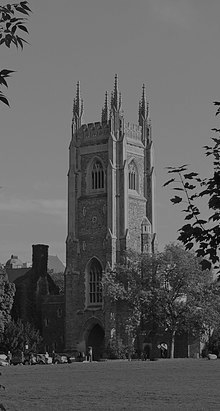
#> input picture billboard/uoft_soldiers_tower_dark.png, 220 x 411 px
$ python part_03_learner_example.py
#> lines starting #> are read from the running program, lines starting #| are printed output that depends on the picture
#> further down, I is the input picture: shape (411, 220); min 0, max 166, mean 92.7
### templates/histogram_eq.py
import numpy as np

def histogram_eq(I):
    """
    Histogram equalization for greyscale image.

    Perform histogram equalization on the 8-bit greyscale intensity image I
    to produce a contrast-enhanced image J. Full details of the algorithm are
    provided in the Szeliski text.

    Parameters:
    -----------
    I  - Single-band (greyscale) intensity image, 8-bit np.array (i.e., uint8).

    Returns:
    --------
    J  - Contrast-enhanced greyscale intensity image, 8-bit np.array (i.e., uint8).
    """
    #--- FILL ME IN ---

    k = 2**8
    height, width = I.shape
#> height = 411; width = 220

    # Verify I is grayscale.
    if I.dtype != np.uint8:
        raise ValueError('Incorrect image format!')

    # compute histogram
    h = [0 for i in range(k)]
    for row in I:
        for val in row:
            h[val] += 1
#> after the loop, h = 256 values, max 6651 at index 124, min 0 at index 167, mean 353.2

    # compute pdf
    for i in range(1, k):
        h[i] += h[i-1]
#> after the loop, h = 256 values from 3 to 90420

    J = np.zeros(I.shape).astype(np.uint8)
    for row in range(height):
        for col in range(width):
            J[row, col] = round((h[I[row, col]]) * (k-1) / (width * height))
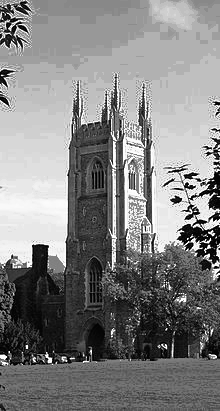
#> J: shape (411, 220); min 0, max 255, mean 130

    return J

# [4 lines that do not run on import are left out]

### templates/part_03_learner_example.py
import matplotlib.pyplot as plt
from imageio import imread
from histogram_eq import histogram_eq

I = imread("../billboard/uoft_soldiers_tower_dark.png")
J = histogram_eq(I)

fig=plt.figure(figsize=(8, 8))
columns = 2
rows = 1
fig.add_subplot(rows, columns, 1)
plt.imshow(I, cmap='gray')
fig.add_subplot(rows, columns, 2)
plt.imshow(J, cmap='gray')
plt.show()
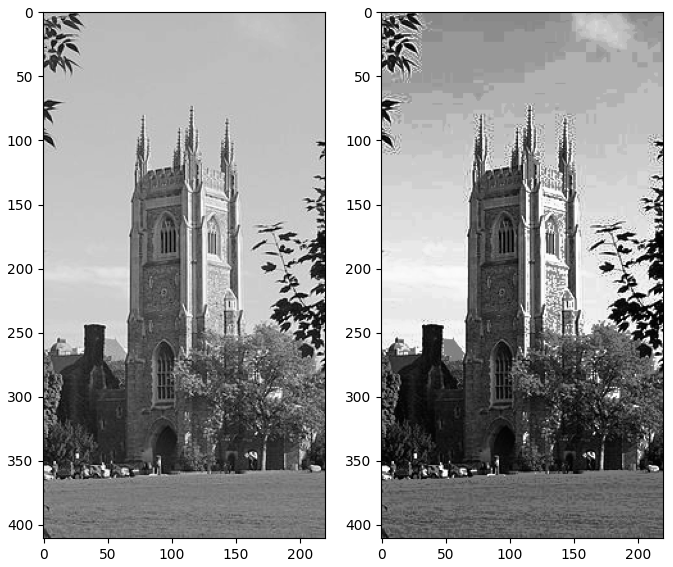
#> figure drawn by matplotlib, 2 panels
